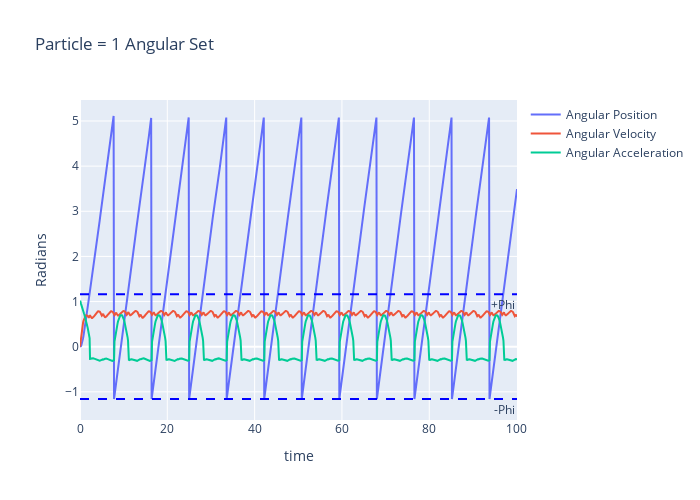
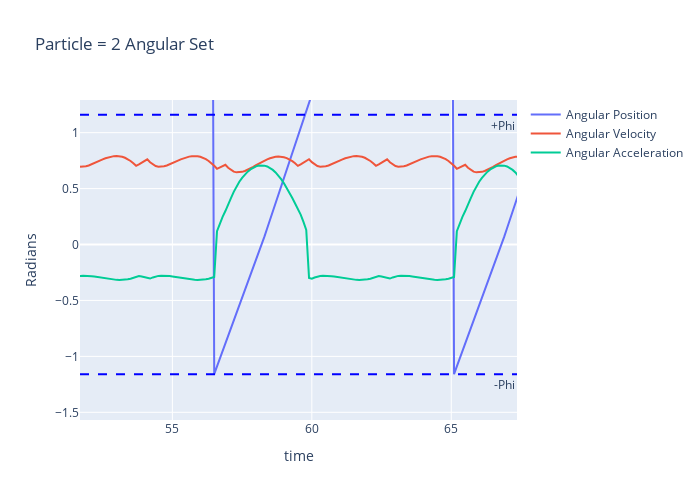
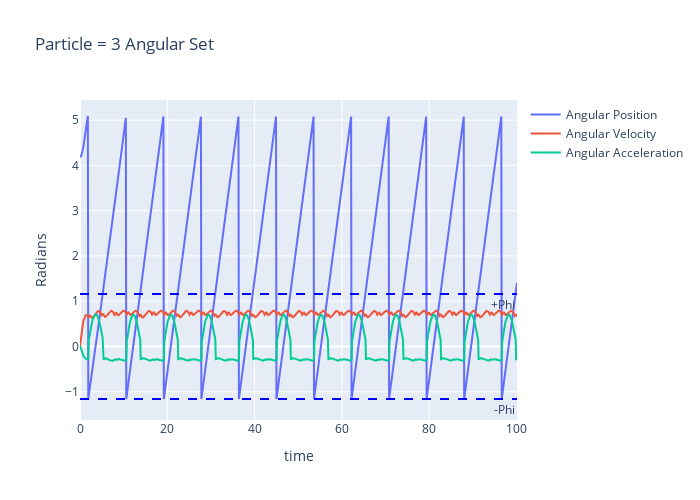

The code cell stored with these charts, in order, in its notebook:
### Code cell
k = 1
particle_5_DF = particle_data_DF(water_wheel_DF, k)
plot_particle_acceleration(particle_5_DF, k)

k = 2
particle_5_DF = particle_data_DF(water_wheel_DF, k)
plot_particle_acceleration(particle_5_DF, k)

k = 3
particle_5_DF = particle_data_DF(water_wheel_DF, k)
plot_particle_acceleration(particle_5_DF, k)

### Figure 1 — Plotly figure (JSON) as saved in the notebook; plotly's stock layout.template omitted (floating-point values rounded to 4 significant figures; data arrays with more than 128 entries replaced by an {"elided": "..."} marker saying what was removed)
{"data": [{"mode": "lines", "name": "Angular Position", "type": "scatter", "x": {"elided": "1002 float values"}, "y": {"elided": "1002 float values"}}, {"mode": "lines", "name": "Angular Velocity", "type": "scatter", "x": {"elided": "1002 float values"}, "y": {"elided": "1002 float values"}}, {"mode": "lines", "name": "Angular Acceleration", "type": "scatter", "x": {"elided": "1002 float values"}, "y": {"elided": "1002 float values"}}], "layout": {"annotations": [{"showarrow": false, "text": "-Phi", "x": 1, "xanchor": "right", "xref": "x domain", "y": -1.159, "yanchor": "top", "yref": "y"}, {"showarrow": false, "text": "+Phi", "x": 1, "xanchor": "right", "xref": "x domain", "y": 1.159, "yanchor": "top", "yref": "y"}], "height": 500, "shapes": [{"line": {"color": "blue", "dash": "dash"}, "type": "line", "x0": 0, "x1": 1, "xref": "x domain", "y0": -1.159, "y1": -1.159, "yref": "y"}, {"line": {"color": "blue", "dash": "dash"}, "type": "line", "x0": 0, "x1": 1, "xref": "x domain", "y0": 1.159, "y1": 1.159, "yref": "y"}], "title": {"text": "Particle = 1 Angular Set"}, "width": 700, "xaxis": {"autorange": true, "range": [0, 100.1], "title": {"text": "time"}, "type": "linear"}, "yaxis": {"autorange": true, "range": [-1.577, 5.463], "title": {"text": "Radians"}, "type": "linear"}}}

### Figure 2 — Plotly figure (JSON) as saved in the notebook; plotly's stock layout.template omitted (floating-point values rounded to 4 significant figures; data arrays with more than 128 entries replaced by an {"elided": "..."} marker saying what was removed)
{"data": [{"mode": "lines", "name": "Angular Position", "type": "scatter", "x": {"elided": "1002 float values"}, "y": {"elided": "1002 float values"}}, {"mode": "lines", "name": "Angular Velocity", "type": "scatter", "x": {"elided": "1002 float values"}, "y": {"elided": "1002 float values"}}, {"mode": "lines", "name": "Angular Acceleration", "type": "scatter", "x": {"elided": "1002 float values"}, "y": {"elided": "1002 float values"}}], "layout": {"annotations": [{"showarrow": false, "text": "-Phi", "x": 1, "xanchor": "right", "xref": "x domain", "y": -1.159, "yanchor": "top", "yref": "y"}, {"showarrow": false, "text": "+Phi", "x": 1, "xanchor": "right", "xref": "x domain", "y": 1.159, "yanchor": "top", "yref": "y"}], "height": 500, "shapes": [{"line": {"color": "blue", "dash": "dash"}, "type": "line", "x0": 0, "x1": 1, "xref": "x domain", "y0": -1.159, "y1": -1.159, "yref": "y"}, {"line": {"color": "blue", "dash": "dash"}, "type": "line", "x0": 0, "x1": 1, "xref": "x domain", "y0": 1.159, "y1": 1.159, "yref": "y"}], "title": {"text": "Particle = 2 Angular Set"}, "width": 700, "xaxis": {"autorange": false, "range": [51.69, 67.36], "title": {"text": "time"}, "type": "linear"}, "yaxis": {"autorange": false, "range": [-1.569, 1.292], "title": {"text": "Radians"}, "type": "linear"}}}

### Figure 3 — Plotly figure (JSON) as saved in the notebook; plotly's stock layout.template omitted (floating-point values rounded to 4 significant figures; data arrays with more than 128 entries replaced by an {"elided": "..."} marker saying what was removed)
{"data": [{"mode": "lines", "name": "Angular Position", "type": "scatter", "x": {"elided": "1002 float values"}, "y": {"elided": "1002 float values"}}, {"mode": "lines", "name": "Angular Velocity", "type": "scatter", "x": {"elided": "1002 float values"}, "y": {"elided": "1002 float values"}}, {"mode": "lines", "name": "Angular Acceleration", "type": "scatter", "x": {"elided": "1002 float values"}, "y": {"elided": "1002 float values"}}], "layout": {"annotations": [{"showarrow": false, "text": "-Phi", "x": 1, "xanchor": "right", "xref": "x domain", "y": -1.159, "yanchor": "top", "yref": "y"}, {"showarrow": false, "text": "+Phi", "x": 1, "xanchor": "right", "xref": "x domain", "y": 1.159, "yanchor": "top", "yref": "y"}], "height": 500, "shapes": [{"line": {"color": "blue", "dash": "dash"}, "type": "line", "x0": 0, "x1": 1, "xref": "x domain", "y0": -1.159, "y1": -1.159, "yref": "y"}, {"line": {"color": "blue", "dash": "dash"}, "type": "line", "x0": 0, "x1": 1, "xref": "x domain", "y0": 1.159, "y1": 1.159, "yref": "y"}], "title": {"text": "Particle = 3 Angular Set"}, "width": 700, "xaxis": {"autorange": true, "range": [0, 100.1], "title": {"text": "time"}, "type": "linear"}, "yaxis": {"autorange": true, "range": [-1.576, 5.442], "title": {"text": "Radians"}, "type": "linear"}}}
